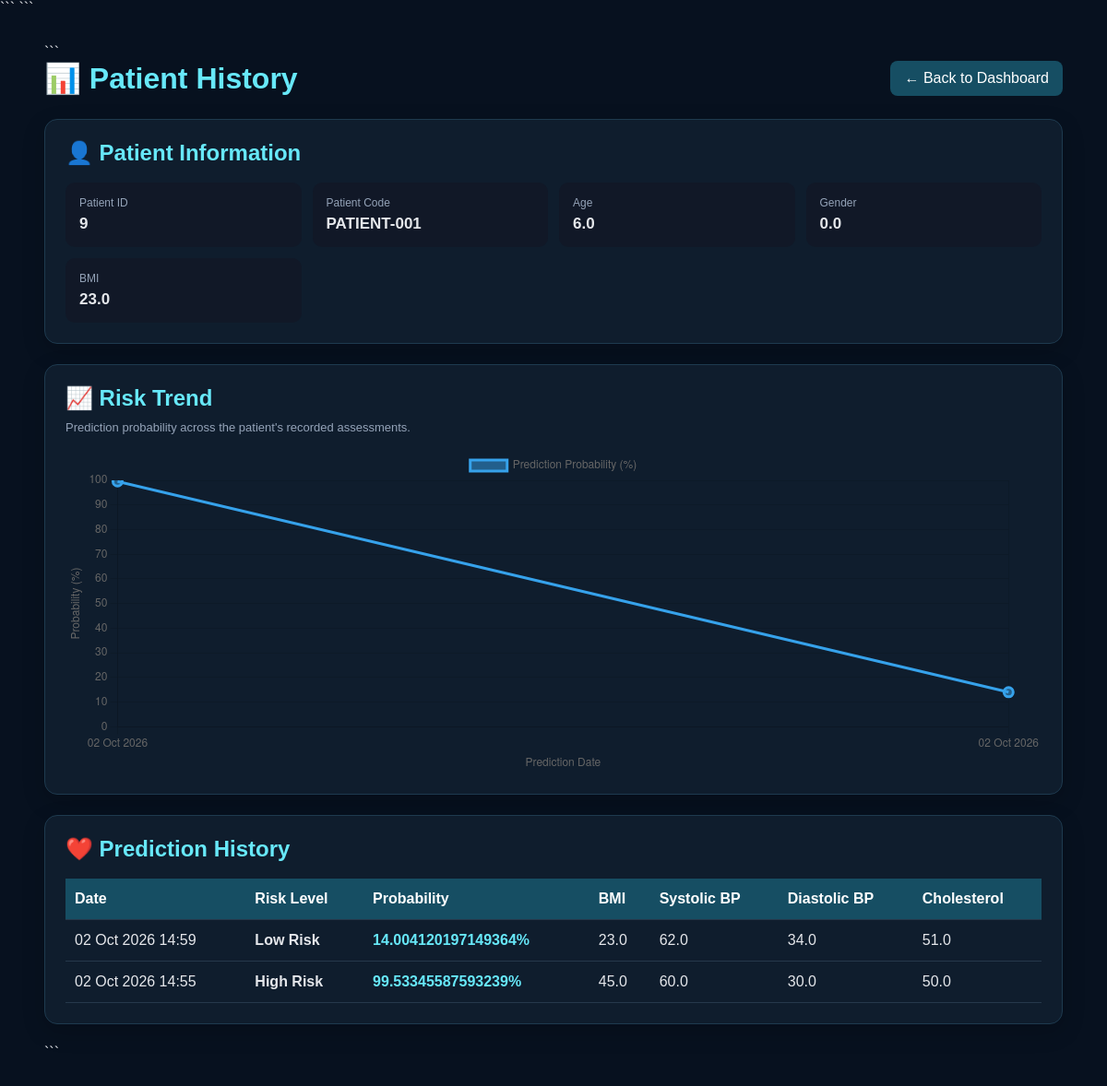
Screenshot of /doctor/patient/9/history (signed in) with the database file from the repository.
### app.py (models this page shows)
class Patient(db.Model):
    id = db.Column(
        db.Integer,
        primary_key=True
    )
    patient_code = db.Column(
        db.String(50),
        nullable=True,
        index=True
    )
    age = db.Column(
        db.Float
    )
    gender = db.Column(
        db.Float
    )
    bmi = db.Column(
        db.Float
    )
    systolic = db.Column(
        db.Float
    )
    diastolic = db.Column(
        db.Float
    )
    cholesterol = db.Column(
        db.Float
    )
    risk = db.Column(
        db.String(50)
    )
    probability = db.Column(
        db.Float
    )
    date = db.Column(
        db.DateTime,
        default=datetime.utcnow
    )

### app.py (the view)
@app.route(
    "/doctor/patient/<int:patient_id>/history"
)
def patient_history(patient_id):
    if "role" not in session:
        return redirect(
            "/login"
        )
    if session["role"] not in [
        "doctor",
        "admin"
    ]:
        return "Access Denied"
    patient = Patient.query.get_or_404(
        patient_id
    )
    if patient.patient_code:
        history_records = Patient.query.filter_by(
            patient_code=patient.patient_code
        ).order_by(
            Patient.date.desc()
        ).all()
    else:
        history_records = [
            patient
        ]
    chart_labels = []
    chart_values = []
    for record in reversed(
        history_records
    ):
        chart_labels.append(
            record.date.strftime(
                "%d %b %Y"
            )
            if record.date
            else "Unknown"
        )
        chart_values.append(
            record.probability or 0
        )
    return render_template(
        "patient_history.html",
        patient=patient,
        history=history_records,
        chart_labels=chart_labels,
        chart_values=chart_values
    )

### templates/patient_history.html (shortened to what this page needs)
<!DOCTYPE html>
<html lang="en">
<head>
```
</head>
<body>
<div class="container">
```
<div class="top-bar">
    <h1>📊 Patient History</h1>
    <a href="{{ url_for('doctor_dashboard') }}" class="back-button">
        ← Back to Dashboard
    </a>
</div>
<div class="card">
    <h2>👤 Patient Information</h2>
    <div class="patient-info">
        <div class="info-box">
            <span class="label">Patient ID</span>
            <span class="value">{{ patient.id }}</span>
        </div>
        <div class="info-box">
            <span class="label">Patient Code</span>
            <span class="value">
                {{ patient.patient_code or 'Not assigned' }}
            </span>
        </div>
        <div class="info-box">
            <span class="label">Age</span>
            <span class="value">{{ patient.age }}</span>
        </div>
        <div class="info-box">
            <span class="label">Gender</span>
            <span class="value">{{ patient.gender }}</span>
        </div>
        <div class="info-box">
            <span class="label">BMI</span>
            <span class="value">{{ patient.bmi }}</span>
        </div>
    </div>
</div>
<div class="card">
    <h2>📈 Risk Trend</h2>
    <p class="hint">
        Prediction probability across the patient's recorded assessments.
    </p>
    {% if history|length > 1 %}
    <div class="chart-container">
        <canvas id="riskChart"></canvas>
    </div>
    {% else %}
    <div class="empty">
        At least two predictions are needed to display a trend.
    </div>
    {% endif %}
</div>
<div class="card">
    <h2>❤️ Prediction History</h2>
    {% if history %}
    <div class="table-container">
        <table>
            <thead>
                <tr>
                    <th>Date</th>
                    <th>Risk Level</th>
                    <th>Probability</th>
                    <th>BMI</th>
                    <th>Systolic BP</th>
                    <th>Diastolic BP</th>
                    <th>Cholesterol</th>
                </tr>
            </thead>
            <tbody>
                {% for record in history %}
                <tr>
                    <td>
                        {{ record.date.strftime('%d %b %Y %H:%M')
                           if record.date else 'N/A' }}
                    </td>
                    <td class="risk">
                        {{ record.risk }}
                    </td>
                    <td class="probability">
                        {{ record.probability }}%
                    </td>
                    <td>
                        {{ record.bmi }}
                    </td>
                    <td>
                        {{ record.systolic }}
                    </td>
                    <td>
                        {{ record.diastolic }}
                    </td>
                    <td>
                        {{ record.cholesterol }}
                    </td>
                </tr>
                {% endfor %}
            </tbody>
        </table>
    </div>
    {% else %}
    <div class="empty">
        No prediction history is available for this patient.
    </div>
    {% endif %}
</div>
```
</div>
{% if history|length > 1 %}
<script>
    const chartDataElement = document.getElementById("chart-data");
    const chartData = JSON.parse(
        chartDataElement.textContent
    );
    const labels = chartData.labels;
    const values = chartData.values;
    const riskChartElement =
        document.getElementById("riskChart");
    new Chart(riskChartElement, {
        type: "line",
        data: {
            labels: labels,
            datasets: [{
                label: "Prediction Probability (%)",
                data: values,
                tension: 0.35,
                fill: false,
                borderWidth: 3,
                pointRadius: 5
            }]
        },
        options: {
            responsive: true,
            maintainAspectRatio: false,
            scales: {
                y: {
                    beginAtZero: true,
                    max: 100,
                    title: {
                        display: true,
                        text: "Probability (%)"
                    }
                },
                x: {
                    title: {
                        display: true,
                        text: "Prediction Date"
                    }
                }
            }
        }
    });
</script>
{% endif %}
</body>
</html>

### templates/patient_history.html (style rules this page uses)
* { box-sizing: border-box; }
body { margin: 0; font-family: Arial, sans-serif; background: #07111f; color: #e5e7eb; }
.container { width: 92%; max-width: 1200px; margin: 30px auto; }
.top-bar { display: flex; justify-content: space-between; align-items: center; gap: 15px; margin-bottom: 25px; }
h1, h2 { margin: 0; }
h1 { color: #67e8f9; }
.back-button { background: #164e63; color: white; text-decoration: none; padding: 10px 15px; border-radius: 8px; }
.card { background: #0f1d2d; border: 1px solid #1e3a4f; border-radius: 14px; padding: 22px; margin-bottom: 22px; box-shadow: 0 8px 25px rgba(0, 0, 0, .18); }
h2 { color: #67e8f9; margin-bottom: 18px; }
.patient-info { display: grid; grid-template-columns: repeat(4, 1fr); gap: 12px; }
.info-box { background: #111827; border-radius: 10px; padding: 15px; }
.label { display: block; color: #94a3b8; font-size: 12px; margin-bottom: 6px; }
.value { font-size: 17px; font-weight: bold; }
.chart-container { position: relative; height: 350px; }
.table-container { overflow-x: auto; }
table { width: 100%; border-collapse: collapse; min-width: 800px; }
th, td { padding: 13px 10px; text-align: left; border-bottom: 1px solid #26384b; }
th { background: #164e63; color: white; }
.risk { font-weight: bold; }
.probability { font-weight: bold; color: #67e8f9; }
.hint { color: #94a3b8; font-size: 13px; margin-top: -8px; margin-bottom: 18px; }

### rows the page displays
Patient: id "9", patient_code "PATIENT-001", age "6.0", gender "0.0", bmi "23.0", date "02 Oct 2026 14:59", risk "Low Risk", probability "14.004120197149364", systolic "62.0", diastolic "34.0", cholesterol "51.0"
Patient: date "02 Oct 2026 14:55", risk "High Risk", probability "99.53345587593239", bmi "45.0", systolic "60.0", diastolic "30.0", cholesterol "50.0"
